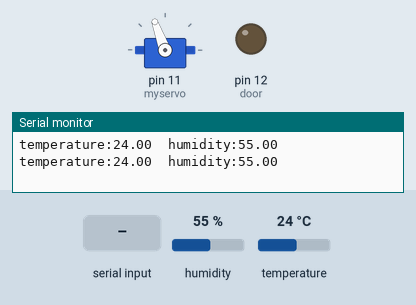
A sketch run on a simulated Arduino Uno, built with avr-gcc and run on an emulated ATmega328P. Parts: servo, output pins drawn as LEDs (lit = HIGH), the last lines printed to the serial monitor. Wiring (inferred from the names in the program): DHT11 sensor: data pin 2. Inputs (shaded band) come from the test bench; at power-on: humidity 55 %, temperature 24 °C.

Above: at 1.2 s.
1.3 s: "OPEN" received over Serial
At 1.6 s:
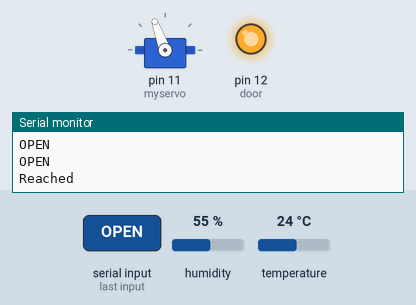
3.3 s: "1" received over Serial
Timing chart, 0 to 6.3 s (numbered marks = the images above; inputs shaded):
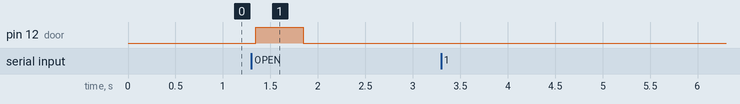

The sketch:

arduino.ino
```cpp
#include "DHT11.h"
#include <Servo.h>
int pin=2;
int speakerpin = 10; //œºÇÇÄ¿°¡ ¿¬°áµÈ µðÁöÅÐÇÉ Œ³Á€
int door = 12;
String inputString = "";
boolean flag = HIGH;
int Sw_Pin=9;
int SW_state = 1;
int door_state = 0;
int emg=0;


Servo myservo;
DHT11 dht11(pin);

void setup() {
  Serial.begin(9600);
  pinMode(Sw_Pin, INPUT);
  pinMode(door, OUTPUT);
  myservo.attach(11);
  myservo.write(110);
}

void loop()
{
  int err;
  float temp, humi;
  String readString = "";
  if((err=dht11.read(humi, temp))==0)
  {
    Serial.print("temperature:");
    Serial.print(temp);
    Serial.print("  humidity:");
    Serial.print(humi);
    if(temp>=50)
    {
      tone(speakerpin,1000,1000);  //500: ÀœÀÇ ³ô³·ÀÌ(ÁÖÆÄŒö), 1000: ÀœÀÇ ÁöŒÓœÃ°£(1ÃÊ)
      delay(1000);
      if (emg==0)
      {
      Serial.print("open\n");
      doorOpen();
      emg=1;
      delay(1000);
      myservo.write(30);
      }
    }
    Serial.println();
  }
  delay(100);

  while(Serial.available())
  {
    if(Serial.available() > 0)
    {
      char c = Serial.read();
      readString += c;
    }
  }
  Serial.println(readString);
  if(readString == "OPEN")
  {
    Serial.println("OPEN");
    doorOpen();
  }
  readString = "";

  /*
  if(SW_state != (int)digitalRead(Sw_Pin))
  {
       if(SW_state == 1)
       {
         Serial.print("open\n");
         doorOpen();
       }
       SW_state = !SW_state;
  }*/
}

void doorOpen() {
/*
  if(door_state == 0)
  {
    digitalWrite(door, HIGH);
    door_state = 1;
  }
  else
  {
    digitalWrite(door, LOW);
    door_state = 0;
  }*/
   digitalWrite(door, HIGH);
   Serial.print("Reached\n");
  delay(500);
  digitalWrite(door, LOW);
}
```

DHT11.cpp
```cpp
/*
 * DH11.cpp
 *
 *  Created on: 2012. 12. 12.
 *      Author: dalxx
 */

#include "DHT11.h"
#include <Arduino.h>


DHT11::DHT11(int pin_number) {
	this->pin=pin_number;
	this->last_read_time=0;
	pinMode(pin,INPUT);
	digitalWrite(pin, HIGH);

}
//wait for target status
//parameters
//  target : target status waiting for
//  time_out_us : time out in microsecond.
unsigned long DHT11::waitFor(uint8_t target, unsigned long time_out_us) {
	unsigned long start=micros();
	unsigned long time_out=start+time_out_us;
	while(digitalRead(this->pin)!=target)
	{
		if(time_out<micros()) return -1;
	}
	return micros()-start;
}

//wait for target status.
void DHT11::waitFor(uint8_t target) {
	while(digitalRead(this->pin)!=target);
}

//read one bye
byte DHT11::readByte() {
	int i=0;
	byte ret=0;
	for(i=7;i>=0;i--)
	{
		waitFor(HIGH); //wait for 50us in LOW status
		delayMicroseconds(30); //wait for 30us
		if(digitalRead(this->pin)==HIGH) //if HIGH status lasts for 30us, the bit is 1;
		{
			ret|=1<<(i);
			waitFor(LOW); //wait for rest time in HIGH status.
		}
	}
	return ret;
}

DHT11::~DHT11() {
	// TODO Auto-generated destructor stub
}
//parameters
//	temperature : temperature to read.
//	humidity : humidity to read.
//return -1 : read too shortly. retry latter .
//		  0 : read successfully
//        1 : DHT11 not ready.
//		  4 : Checksum Error
int DHT11::read(float& humidity, float& temperature) {
	if((millis()-this->last_read_time<DHT11_RETRY_DELAY)&&this->last_read_time!=0)	return -1;

	pinMode(pin,OUTPUT);
	digitalWrite(pin, LOW);
	delay(18);
	digitalWrite(pin, HIGH);
	pinMode(pin,INPUT);

	if(waitFor(LOW, 40)<0)	return 1; //waiting for DH11 ready
	if(waitFor(HIGH, 90)<0)	return 1; //waiting for first LOW signal(80us)
	if(waitFor(LOW, 90)<0)	return 1; //waiting for first HIGH signal(80us)

	byte hI=this->readByte();
	byte hF=this->readByte();
	byte tI=this->readByte();
	byte tF=this->readByte();
	byte cksum=this->readByte();
	if(hI+hF+tI+tF!=cksum)
		return 4;


	humidity=(float)hI+(((float)hF)/100.0F);
	temperature=(float)tI+(((float)tF)/100.0F);
	this->last_read_time=millis();
	return 0;
}
```

DHT11.h
```cpp
/*
 * DH11.h
 *
 *  Created on: 2012. 12. 12.
 *      Author: dalxx
 *      Version : 0.8
 */

#ifndef DHT11_H_
#define DHT11_H_
#include <Arduino.h>
#define DHT11_RETRY_DELAY 1000  // 1000ms

class DHT11 {
	int pin;
	unsigned long last_read_time;
protected:

	byte readByte();
	unsigned long waitFor(uint8_t target, unsigned long time_out_us);
	void waitFor(uint8_t target);
public:
	DHT11(int pin_number);
	~DHT11();
	int read( float& humidity, float& temperature);


};


#endif /* DHT11_H_ */
```

Measured:
- after the input at 1.3 s, pin 12 (door): LOW → HIGH after 0.05 s, → LOW 0.50 s later
